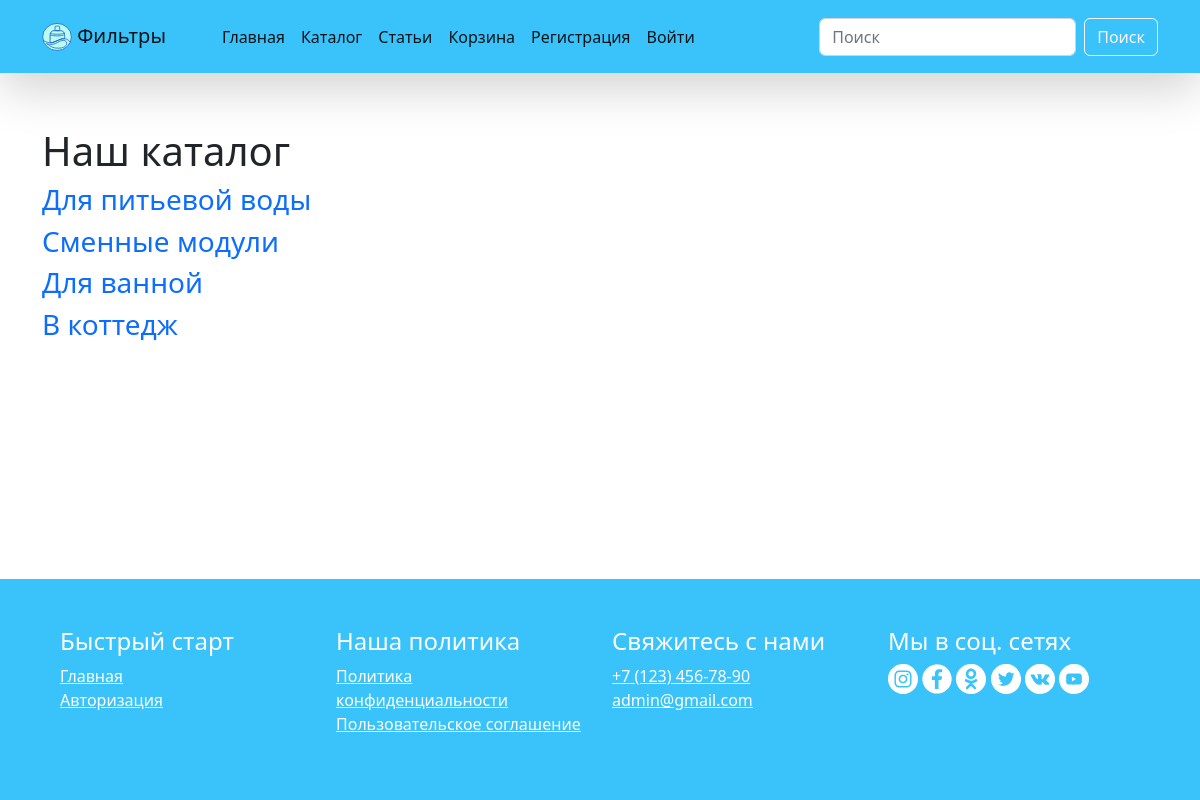
Page /categories/all on the committed database.
### tables this page shows
CREATE TABLE `categories` (
  `id` int NOT NULL,
  `parent_id` int UNSIGNED NOT NULL,
  `title` varchar(255) NOT NULL,
  `description` varchar(255) DEFAULT NULL
);

### src/Controllers/CategoryController.php (called while the page is built, shortened)
<?php
class CategoryController extends Controller
{
    public function all()
    {
        $categories = Category::findAll();
        $this->view->renderHtml('Product/categories.php', ['categories' => $categories]);
    }
}
?>

### index.php (called while the page is built, shortened)
<?php
try {
    $route = $_GET['route'] ??'';
    $routes = require __DIR__ . '/src/Config/routes.php';
    foreach ($routes as $pattern => $controllerAndAction) {
        preg_match($pattern, $route, $matches);
        if (!empty($matches)) {
            break;
        }
    }
    unset($matches[0]);
    $actionName = $controllerAndAction[1];
    $controller = new $controllerName();
    $controller->$actionName(...$matches);
} catch (Src\Exceptions\DbException $e) {
    $view = new Src\Views\View('default');
    $view->renderHtml('errors/500.php', ['error' => $e->getMessage()], 500);
} catch (Src\Exceptions\NotFoundException $e) {
    $view = new Src\Views\View('default');
    $view->renderHtml('errors/404.php', ['error' => $e->getMessage()], 404);
} catch (Src\Exceptions\UnauthorizedException $e) {
    $view  = new Src\Views\View('default');
    $view->renderHtml('errors/401.php', ['error' => $e->getMessage()], 401);
} catch (Src\Exceptions\ForbiddenException $e) {
    $view  = new Src\Views\View('default');
    $view->renderHtml('errors/403.php', ['error' => $e->getMessage()], 403);
}
?>

### src/Config/settings.php (called while the page is built)
<?php
return [
    'db' => [
        'host' => 'localhost',
        'dbname' => 'db_shabanova',
        'user' => 'root',
        'password' => 'root',
    ]
];
?>

### src/Services/Db.php (called while the page is built, shortened)
<?php
class Db
{
    private $pdo;
    private static $instance;
    private function __construct()
    {
        $dbOptions = (  require __DIR__ . '/../Config/settings.php')['db'];
        try {
            $this->pdo = new \PDO('mysql:host=' . $dbOptions['host'] . ';dbname=' . $dbOptions['dbname'],
            $dbOptions['user'],
            $dbOptions['password']);
            $this->pdo->exec('SET NAMES UTF8');
        } catch (\PDOException $e) {
            throw new DbException('Ошибка при подключении к базе данных: ' . $e->getMessage());
        }
    }
    public static function getInstance():self
    {
        if (self::$instance === null) {
            self::$instance = new self();
        }
        return self::$instance;
    }
    public function query(string $sql, $params = [], $className = 'stdClass'):?array
    {
        $sth = $this->pdo->prepare($sql);
        $result = $sth->execute($params);
        return $sth->fetchAll(\PDO::FETCH_CLASS, $className);
    }
}
?>

### src/Models/ActiveRecordEntity.php (called while the page is built, shortened)
<?php
abstract class ActiveRecordEntity
{
    protected $id;
    public function getId():int
    {
        return $this->id;
    }
    private function underscoreToCamelCase(string $source):string
    {
        return lcfirst(str_replace('_', '', ucwords($source, '_')));
    }
    public static function findAll():array
    {
        $db  = Db::getInstance();
        return $db->query("SELECT * FROM " . static::getTableName()  . " ;", [], static::class);
    }
}
?>

### src/Models/Category.php (called while the page is built, shortened)
<?php
class Category extends  ActiveRecordEntity
{
    protected $parentId;
    protected $title;
    public function getTitle():string
    {
        return $this->title;
    }
    public function getParentId():string
    {
        return $this->parentId;
    }
    protected static function getTableName():string
    {
        return 'categories';
    }
}
?>

### src/Views/Product/categories.php (the view)
<div class="container">
    <h1 class="mt-4 mb-2">Наш каталог</h1>
    <?php foreach ($categories as $val) : ?>
        <?php if ($val->getParentId() == 0): ?>
        <h3><a class="list" href="/project.loc/categories/<?=$val->getId()?>"><?=$val->getTitle()?></a> <?=$val->getDescription()?></h3>
        <?php endif;?>
    <?php endforeach; ?>
</div>

### style.css (style rules this page uses)
.list { text-decoration: none; }

### rows in the picture
categories: title "Для питьевой воды"
categories: title "Сменные модули"
categories: title "Для ванной"
categories: title "В коттедж"
